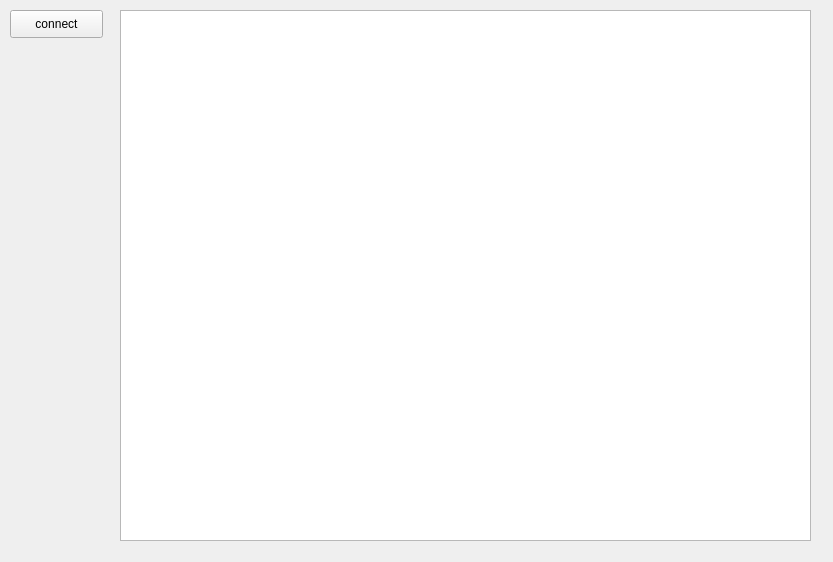
<?xml version="1.0" encoding="UTF-8"?>
<ui version="4.0">
 <class>Widget</class>
 <widget class="QWidget" name="Widget">
  <property name="geometry">
   <rect>
    <x>0</x>
    <y>0</y>
    <width>833</width>
    <height>562</height>
   </rect>
  </property>
  <property name="windowTitle">
   <string>PlayControl</string>
  </property>
  <widget class="QPushButton" name="btn_connect">
   <property name="geometry">
    <rect>
     <x>10</x>
     <y>10</y>
     <width>93</width>
     <height>28</height>
    </rect>
   </property>
   <property name="text">
    <string>connect</string>
   </property>
  </widget>
  <widget class="QTextBrowser" name="tbr_msg">
   <property name="geometry">
    <rect>
     <x>120</x>
     <y>10</y>
     <width>691</width>
     <height>531</height>
    </rect>
   </property>
  </widget>
 </widget>
 <resources/>
 <connections/>
</ui>
